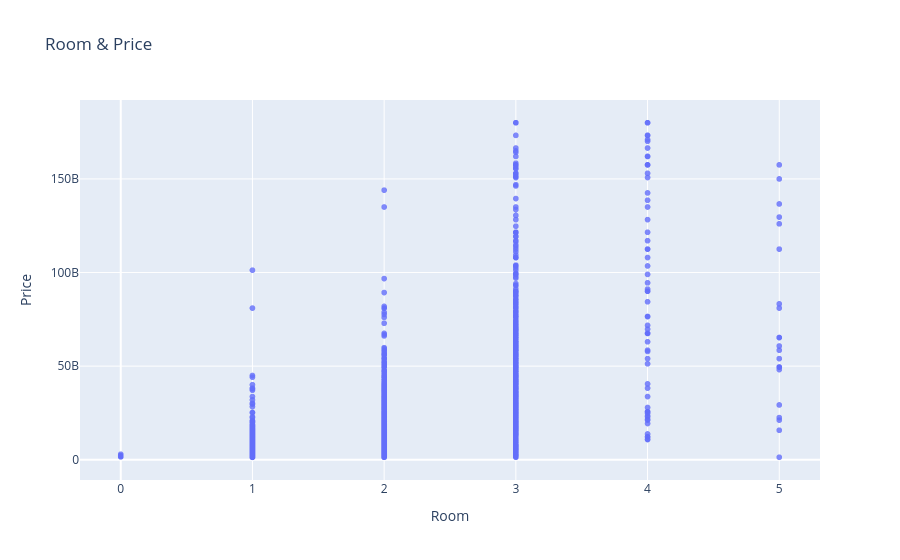

The notebook cell saved with this chart:
### Code cell
fig = px.scatter(df, x='Room', y='Price', title='Room & Price', opacity=0.8)
fig.show()

### Figure 1 — Plotly figure (JSON) as saved in the notebook; plotly's stock layout.template omitted (floating-point values rounded to 4 significant figures; data arrays with more than 128 entries replaced by an {"elided": "..."} marker saying what was removed)
{"data": [{"hovertemplate": "Room=%{x}<br>Price=%{y}<extra></extra>", "legendgroup": "", "marker": {"color": "#636efa", "opacity": 0.8, "symbol": "circle"}, "mode": "markers", "name": "", "showlegend": false, "type": "scattergl", "x": {"elided": "3395 int values"}, "xaxis": "x", "y": {"elided": "3395 float values"}, "yaxis": "y"}], "layout": {"legend": {"tracegroupgap": 0}, "title": {"text": "Room & Price"}, "xaxis": {"anchor": "y", "domain": [0, 1], "title": {"text": "Room"}}, "yaxis": {"anchor": "x", "domain": [0, 1], "title": {"text": "Price"}}}}
